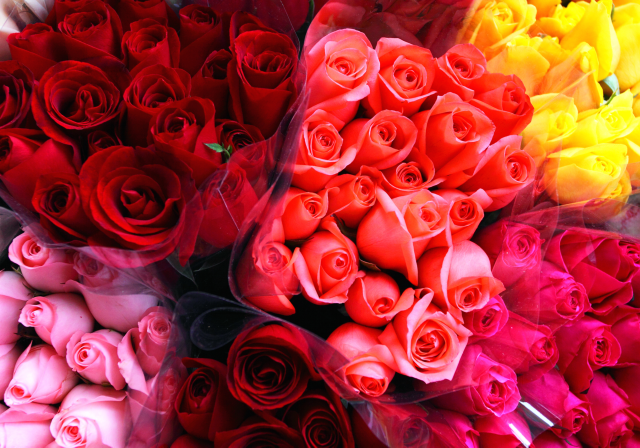
#> input picture Module 17_ Visionary Al- Computer Vision with OpenCV/Image Annotation with OpenCV/roses.png, 1280 x 895 px (shown at 1/2 size)
$ python CV3project.py
#> lines starting #> are read from the running program, lines starting #| are printed output that depends on the picture
import cv2

img = cv2.imread('roses.png')
#> img is the input picture: shape (895, 1280, 3); mean B, G, R 51, 49.6, 168.5
image = cv2.resize(img, (200, 400))
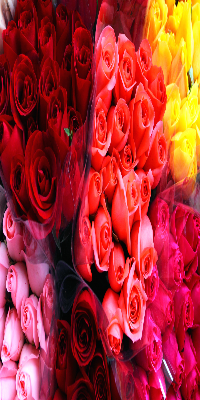
#> image: shape (400, 200, 3); mean B, G, R 50.9, 49.6, 168.4

height, width = image.shape[:2]
#> height = 400; width = 200
middle_y = height // 2
#> middle_y = 200

cv2.arrowedLine(
    image,
    (10, middle_y),
    (width // 2 - 10, middle_y),
    (0, 255, 0),
    2,
    tipLength=0.05
)
cv2.arrowedLine(
    image,
    (width - 10, middle_y),
    (width // 2 + 10, middle_y),
    (0, 255, 0),
    2,
    tipLength=0.05
)

cv2.putText(
    image,
    f"Width: {width} pixels",
    (10, middle_y - 20),
    cv2.FONT_HERSHEY_SIMPLEX,
    0.5,
    (0, 255, 0),
    1
)
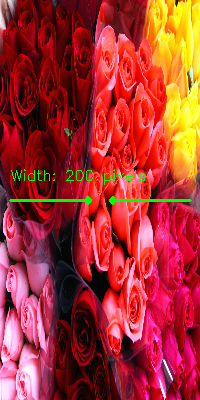
#> image: shape (400, 200, 3); mean B, G, R 50.5, 51.9, 166.6

cv2.imshow("Image Width", image)
cv2.waitKey(0)
cv2.destroyAllWindows()
